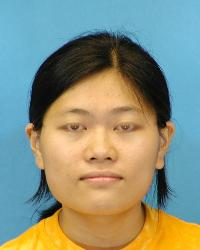
#> input picture data/raw/cufs/photos/f1-002-01.jpg, 200 x 250 px
$ python -i save_heatmap.py   (imports and definitions only)
#> lines starting #> are read from the running program, lines starting #| are printed output that depends on the picture
#> further down, picture is the input picture: shape (250, 200, 3); mean B, G, R 126.3, 145.1, 137.4
import cv2
import numpy as np
from pathlib import Path

OUT_DIR = Path("processed/final_demo/heatmaps")
# [1 line not run here, left out]


def generate_heatmap(face_img):
    gray = cv2.cvtColor(face_img, cv2.COLOR_BGR2GRAY)
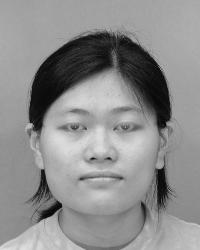
#> gray: shape (250, 200); min 1, max 223, mean 140.6
    gray = gray.astype(np.float32)

    heatmap = cv2.GaussianBlur(gray, (31, 31), 0)
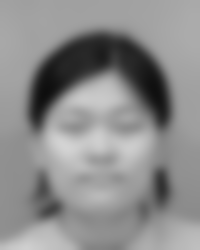
#> heatmap: shape (250, 200) float32; min 14.52, max 211.6, mean 140.6
    heatmap = cv2.normalize(heatmap, None, 0, 255, cv2.NORM_MINMAX)
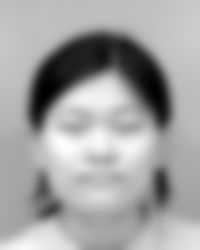
#> heatmap: shape (250, 200) float32; min -9.75e-08, max 255, mean 163.2; drawn with min black and max white
    heatmap = heatmap.astype(np.uint8)
    heatmap = cv2.applyColorMap(heatmap, cv2.COLORMAP_JET)
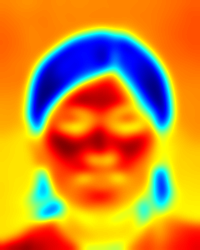
#> heatmap: shape (250, 200, 3); mean B, G, R 46.4, 139, 202.7

    return heatmap


def overlay_heatmap(face_img, heatmap, alpha=0.5):
    return cv2.addWeighted(face_img, 1 - alpha, heatmap, alpha, 0)


def save_heatmap_case(*, face_img, score, tag):
    """
    Keyword-only arguments enforced for safety
    """
    heatmap = generate_heatmap(face_img)
    overlay = overlay_heatmap(face_img, heatmap)

    cv2.putText(
        overlay,
        f"{tag} | Similarity: {score:.3f}",
        (10, 30),
        cv2.FONT_HERSHEY_SIMPLEX,
        0.8,
        (0, 255, 0),
        2
    )

    out_path = OUT_DIR / f"{tag}_heatmap.jpg"
    cv2.imwrite(str(out_path), overlay)

    print(f"✔ Heatmap saved: {out_path}")
    return out_path

>>> import cv2
>>> picture = cv2.imread('../../data/raw/cufs/photos/f1-002-01.jpg')
>>> result = generate_heatmap(picture)

$ run again, on data/raw/cufs/photos/f1-003-01.jpg
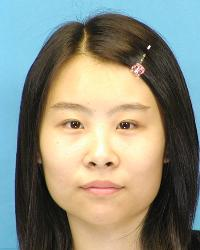
#> input picture data/raw/cufs/photos/f1-003-01.jpg, 200 x 250 px
#> picture is the input picture: shape (250, 200, 3); mean B, G, R 126.1, 140.5, 139.6
#> in generate_heatmap, `gray = cv2.cvtColor(face_img, cv2.COLOR_BGR2GRAY)`:
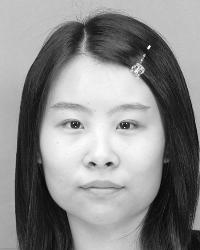
#> gray: shape (250, 200); min 2, max 254, mean 138.6
#> in generate_heatmap, `heatmap = cv2.applyColorMap(heatmap, cv2.COLORMAP_JET)`:
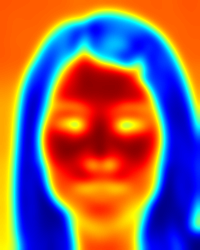
#> heatmap: shape (250, 200, 3); mean B, G, R 98.3, 99.5, 140.9

$ run again, on data/raw/cufs/photos/f1-004-01.jpg
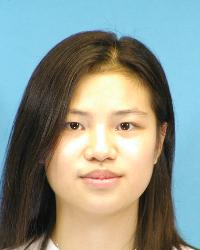
#> input picture data/raw/cufs/photos/f1-004-01.jpg, 200 x 250 px
#> picture is the input picture: shape (250, 200, 3); mean B, G, R 140, 149, 140.1
#> in generate_heatmap, `gray = cv2.cvtColor(face_img, cv2.COLOR_BGR2GRAY)`:
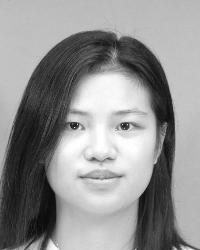
#> gray: shape (250, 200); min 5, max 255, mean 145.3
#> in generate_heatmap, `heatmap = cv2.applyColorMap(heatmap, cv2.COLORMAP_JET)`:
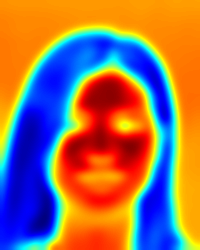
#> heatmap: shape (250, 200, 3); mean B, G, R 93.7, 114.1, 152.2

$ run again, on data/raw/cufs/photos/f1-005-01.jpg
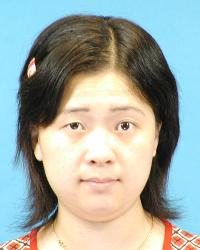
#> input picture data/raw/cufs/photos/f1-005-01.jpg, 200 x 250 px
#> picture is the input picture: shape (250, 200, 3); mean B, G, R 163.4, 170.2, 161
#> in generate_heatmap, `gray = cv2.cvtColor(face_img, cv2.COLOR_BGR2GRAY)`:
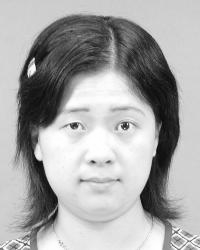
#> gray: shape (250, 200); min 4, max 255, mean 166.7
#> in generate_heatmap, `heatmap = cv2.applyColorMap(heatmap, cv2.COLORMAP_JET)`:
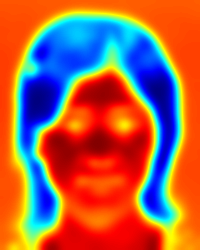
#> heatmap: shape (250, 200, 3); mean B, G, R 76.5, 99.8, 167.2
